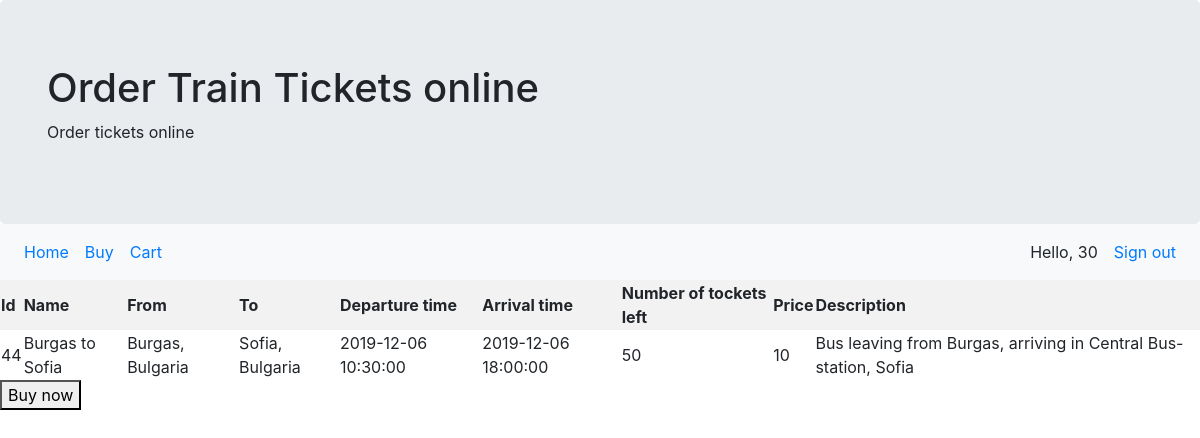
/cart.php (signed in), run on the app's committed database.
### tables this page shows
CREATE TABLE `cart` (
  `uid` int(11) NOT NULL,
  `pid` int(11) NOT NULL,
  `number` int(11) NOT NULL
);

CREATE TABLE `catalogue` (
  `pid` int(11) NOT NULL,
  `name` varchar(20) NOT NULL,
  `dstart` varchar(20) NOT NULL,
  `dfinish` varchar(20) NOT NULL,
  `tstart` timestamp NOT NULL DEFAULT CURRENT_TIMESTAMP ON UPDATE CURRENT_TIMESTAMP,
  `tfinish` timestamp NOT NULL DEFAULT '0000-00-00 00:00:00',
  `number` int(11) NOT NULL,
  `price` double NOT NULL,
  `desc` varchar(300) NOT NULL
);

### inc/displaycart.php (the view, shortened to what this page needs)
<table class='table-striped table-hover'>
<tr>
	<th>Id</th>
	<th>Name</th>
	<th>From</th>
	<th>To</th>
	<th>Departure time</th>
	<th>Arrival time</th>
	<th>Number of tockets left</th>
	<th>Price</th>
	<th>Description</th>
</tr>
<?php
require_once('auth/auth.php');
	$conn=new PDO("mysql:host=$servername;dbname=$dbname", $username, $password);
	$sql=$conn->prepare("SELECT *
FROM Cart INNER JOIN Catalogue ON(Cart.pid = Catalogue.pid) WHERE Cart.uid = ?");
	$sql->bindValue(1,$_SESSION['login_user']);
	$sql->execute();
	$sql->setFetchMode(PDO::FETCH_ASSOC);
	$data=$sql->fetchAll();
	foreach($data as $i){
echo<<<"CAT"
	<tr>
		<td>$i[pid]</td>
		<td>$i[name]</td>
		<td>$i[dstart]</td>
		<td>$i[dfinish]</td>
		<td>$i[tstart]</td>
		<td>$i[tfinish]</td>
		<td>$i[number]</td>
		<td>$i[price]</td>
		<td>$i[desc]</td>
	</tr>
CAT;
	}
?>
</table>
<button onclick="myFunction()">Buy now</button>

### data on the page
cart: pid.pid "44", pid.name "Burgas to Sofia", pid.dstart "Burgas, Bulgaria", pid.dfinish "Sofia, Bulgaria", pid.tstart "2019-12-06 10:30:00", pid.tfinish "2019-12-06 18:00:00", pid.number "50", pid.price "10", pid.desc "Bus leaving from Burgas, arriving in Central Bus-station, Sofia"

### other printed values
$_SESSION['login_user'] "30"
